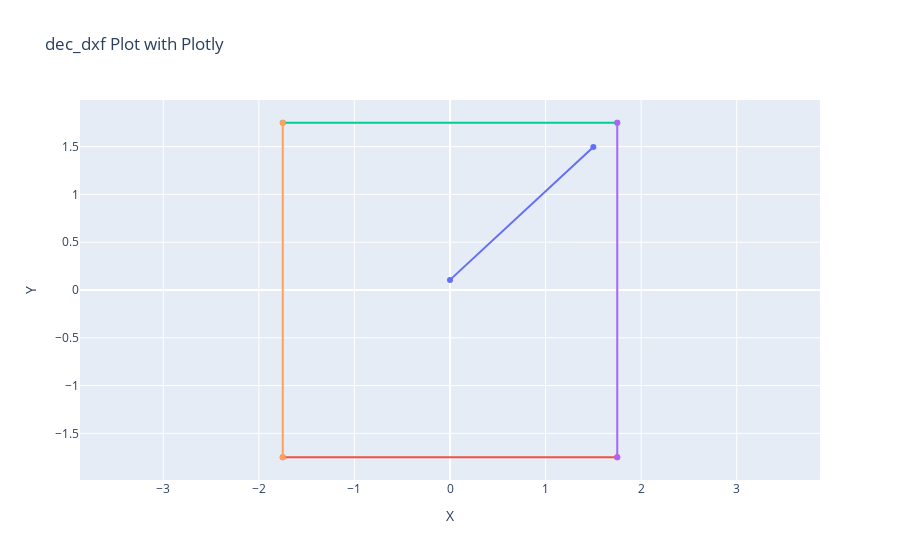

Here is the notebook cell this chart was saved with:
### Code cell
get_plotly_graph_from_dxf('samples\dxf\Square-Circle.dxf')

### Figure 1 — Plotly figure (JSON) as saved in the notebook; plotly's stock layout.template omitted (floating-point values rounded to 4 significant figures)
{"data": [{"mode": "lines+markers", "type": "scatter", "x": [1.5, 0], "y": [1.496, 0.1058]}, {"mode": "lines+markers", "type": "scatter", "x": [-1.75, 1.75], "y": [-1.75, -1.75]}, {"mode": "lines+markers", "type": "scatter", "x": [-1.75, 1.75], "y": [1.75, 1.75]}, {"mode": "lines+markers", "type": "scatter", "x": [1.75, 1.75], "y": [-1.75, 1.75]}, {"mode": "lines+markers", "type": "scatter", "x": [-1.75, -1.75], "y": [-1.75, 1.75]}], "layout": {"showlegend": false, "title": {"text": "dec_dxf Plot with Plotly"}, "xaxis": {"title": {"text": "X"}}, "yaxis": {"scaleanchor": "x", "title": {"text": "Y"}}}}
